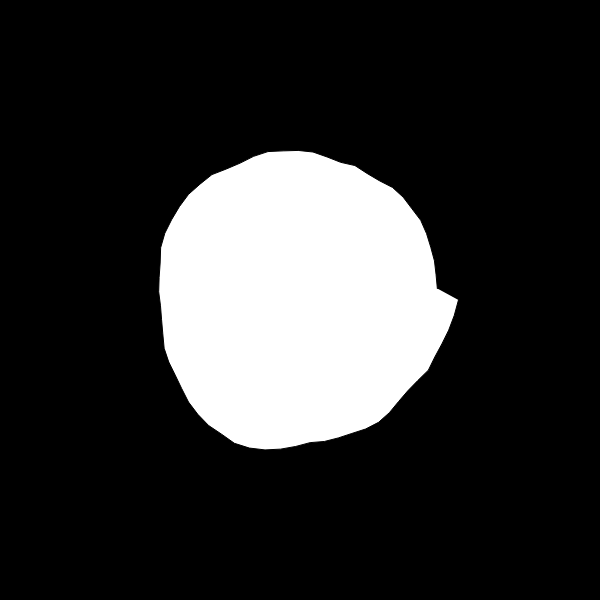
Frame 1 (no input)
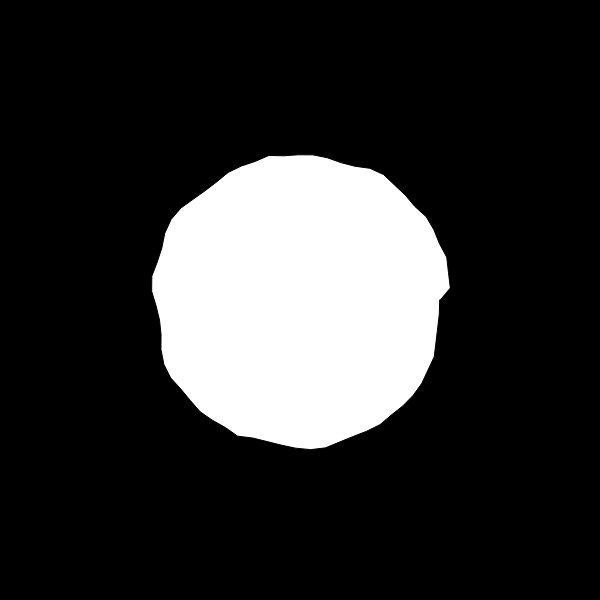
Frame 60 (no input)
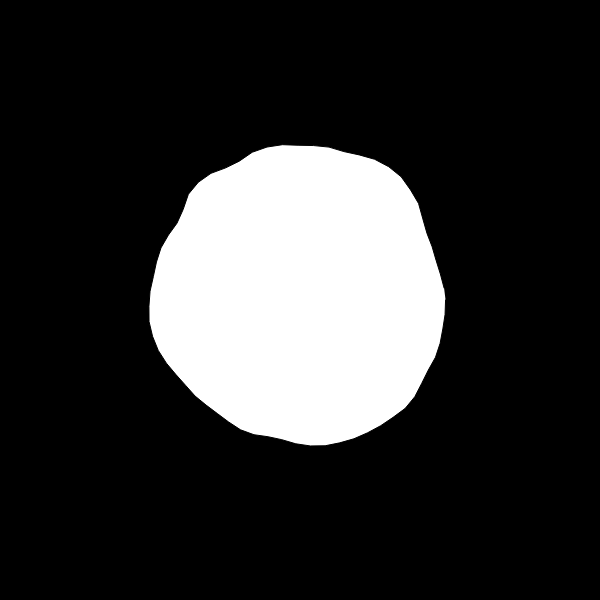
Frame 120 (the mouse pressed at the canvas centre since frame 60)

The p5.js sketch that drew these frames (run headless with seeded random() and noise() and a simulated clock; from frame 60 on, the mouse is pressed at the canvas centre):

// p5.js sketch
// ── sketch.js
var r = 150;
var yoff = 0;
function setup() {
  createCanvas(600,600);
}

function draw() {
  background(0);
  translate(300,300);
  fill(255);
  beginShape();
  var xoff = 0;
  for(var i=0; i<TWO_PI; i+=0.1){
    var offset = map(noise(xoff , yoff),0,1,-25,25);
    r = 150 + offset;
    var x = r * cos(i);
    var y = r * sin(i);
    vertex(x,y);
    xoff += 0.1;
  }
  endShape();
  yoff += 0.03;
}
